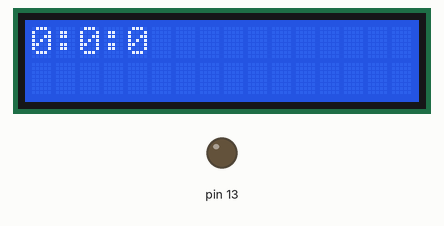
Simulated run of this sketch. Board: Arduino Uno, built with avr-gcc and run on an emulated ATmega328P. Shown: 16×2 character LCD, output pins drawn as LEDs (lit = HIGH).

Above: at 0.6 s.
At 4.6 s:
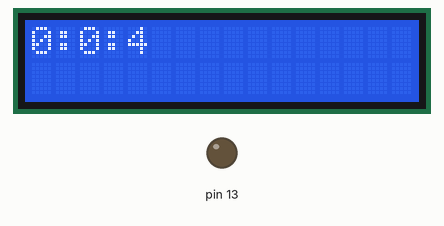
At 9.6 s:
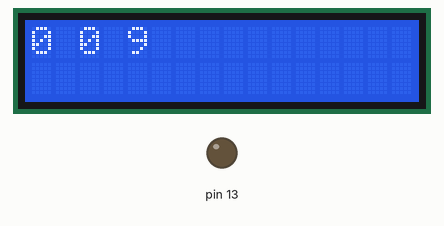
At 19.6 s:
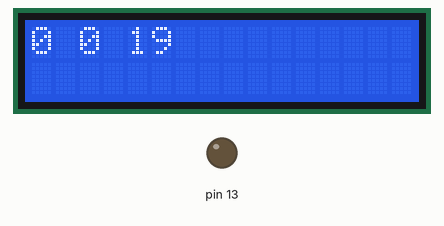
At 28.6 s:
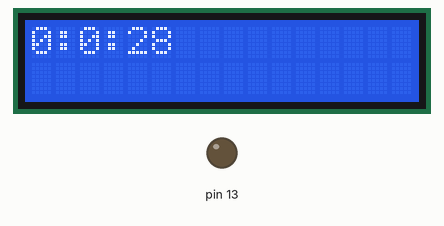
At 38.7 s:
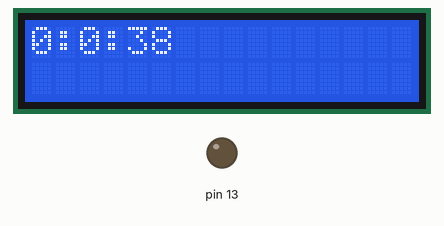

The sketch:

FSM_3.ino
```cpp
#include <LiquidCrystal.h>
#define tam 18
//                 Rs  En  d4 d5 d6 d7
LiquidCrystal lcd (12, 11, 5, 4, 3, 2);

typedef enum {
  STATE_INIT = 0,
  STATE_COUNT_1,
  STATE_COUNT_2,
  NUMBER_OF_STATES
} state_t;

typedef enum {
  EVENT_INIT = 0,
  EVENT_COUNT
} event_t;

typedef struct {
  event_t transitionEvent;
  state_t nextState;
  int timeout;
  void (*stateFunction)(void);
} stateTable_t;

static volatile state_t currentState;
int count = 0;
boolean twopoints = true;
int hs = 0;
int ms = 0;
int ss = 0;

void stateMachine();
void setCOUNT1();
void setCOUNT2();
void startTimer(int tiempo);

void setup() {
  Serial.begin(9600);
  pinMode(13, OUTPUT);
  lcd.begin(16,2);
}

void loop() {
  stateMachine(EVENT_INIT);
  while(1) {
    stateMachine(EVENT_COUNT);
  }
}

static stateTable_t stateTable[NUMBER_OF_STATES] = {
  {EVENT_INIT,          STATE_COUNT_1,          500, setCOUNT2},
  {EVENT_COUNT,         STATE_COUNT_2,          500, setCOUNT1},
  {EVENT_COUNT,         STATE_COUNT_1,          500, setCOUNT2}
};

static void stateMachine(event_t event) {
  if (stateTable[currentState].transitionEvent == event) {
    currentState = stateTable[currentState].nextState;
  }
  if (stateTable[currentState].stateFunction != NULL)
    stateTable[currentState].stateFunction();
}

void setCOUNT1() {
  delay(stateTable[currentState].timeout);
  //digitalWrite(13, HIGH);
  secondsToClock();
  lcd.setCursor(0, 0);
  if (twopoints) {
    lcd.print(hs);
    lcd.print(":");
    lcd.print(ms);
    lcd.print(":");
    lcd.print(ss);
  } else {
    lcd.print(hs);
    lcd.print(" ");
    lcd.print(ms);
    lcd.print(" ");
    lcd.print(ss);
  }
  count++;
  //twopoints = !twopoints;
}

void setCOUNT2() {
  delay(stateTable[currentState].timeout);
  //digitalWrite(13, LOW);
  twopoints = !twopoints;
}

void secondsToClock() {
  int t = count;
  ss = t % 60;
  t = (t - ss)/60;
  ms = t % 60;
  t = (t - ms)/60;
  hs = t;
}
```

Measured:
- what the display in image 0 shows lasts 1.0 s, from 0.6 s to 1.6 s
